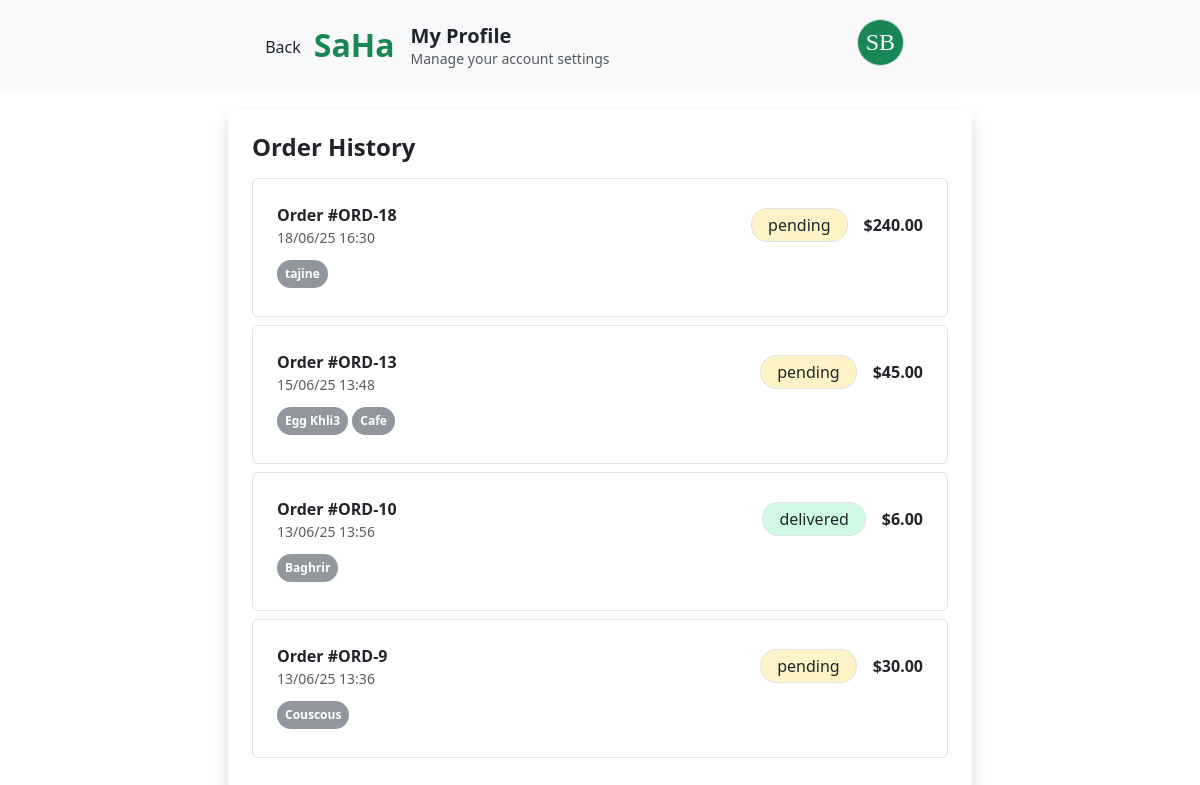
The page /profile/orders.php (signed in) on the database its author committed.
### tables this page shows
CREATE TABLE `orders` (
  `id` int(10) UNSIGNED NOT NULL,
  `user_id` int(10) UNSIGNED NOT NULL,
  `price` decimal(10,2) NOT NULL,
  `status` enum('pending','delivered','cancelled') NOT NULL DEFAULT 'pending',
  `created_at` datetime NOT NULL DEFAULT current_timestamp()
);

CREATE TABLE `order_items` (
  `id` int(10) UNSIGNED NOT NULL,
  `order_id` int(10) UNSIGNED NOT NULL,
  `product_id` int(10) UNSIGNED NOT NULL,
  `quantity` int(11) NOT NULL DEFAULT 1,
  `price` decimal(10,2) NOT NULL
);

CREATE TABLE `products` (
  `id` int(10) UNSIGNED NOT NULL,
  `name` varchar(100) NOT NULL,
  `price` decimal(10,2) NOT NULL,
  `image` varchar(255) DEFAULT NULL,
  `category` varchar(255) DEFAULT NULL,
  `quantity` int(11) NOT NULL DEFAULT 0,
  `is_featured` int(1) DEFAULT 0
);

### profile/orders.php (the view, shortened to what this page needs)
<?php
    try{
        $conn = coonect();
        $user_id =$_SESSION["user_id"] ;
        $req = "select * from orders WHERE user_id = :uid order by created_at desc";
        $op = $conn->prepare($req);
        $op->execute([":uid"=>$user_id]);
        $order = $op->fetchAll(PDO::FETCH_OBJ);
        $reqp = "select p.name ,ot.order_id from orders o JOIN order_items ot on o.id = ot.order_id JOIN products p on p.id = ot.product_id WHERE o.user_id = :uid ;";
        $opp = $conn->prepare($reqp);
        $opp->execute([":uid"=>$user_id]);
        $products = $opp->fetchAll(PDO::FETCH_OBJ);
    }
    catch(PDOException $e){
        echo "Problème de connexion ".$e->getMessage();
    }
?>
<html lang="en">
<head>
    <link href="https://cdnjs.cloudflare.com/ajax/libs/bootstrap/5.3.2/css/bootstrap.min.css" rel="stylesheet">
    <link rel="stylesheet"href="https://site-assets.fontawesome.com/releases/v6.5.1/css/all.css">
    <link rel="stylesheet" href="https://site-assets.fontawesome.com/releases/v6.5.1/css/sharp-solid.css">
    <link rel="stylesheet" href="https://site-assets.fontawesome.com/releases/v6.5.1/css/sharp-regular.css">
    <link rel="stylesheet" href="https://site-assets.fontawesome.com/releases/v6.5.1/css/sharp-light.css">
    <link rel="stylesheet" href="https://site-assets.fontawesome.com/releases/v6.5.1/css/duotone.css"/>
    <link rel="stylesheet" href="https://site-assets.fontawesome.com/releases/v6.5.1/css/brands.css"/>
    <link rel="stylesheet" href="../css/style.css">
</head>
<body class="profile">
    <header class=" bg-light mb-3">
        <div class="container d-flex p-2 flex-wrap">
            <div class="d-flex align-items-center">
                <a href="../index.php" class="btn"><i class="fa-regular fa-arrow-left-to-line"></i> Back</a>
            </div>
            <div class="d-flex align-items-center">
                <a class="navbar-brand me-3 mb-1 text-success fw-bold fs-2" href="#">SaHa</a>
            </div>
            <div>
                <h5 class="m-0 mt-3 fw-bold ">My Profile</h5>
                <p class="text-muted small">Manage your account settings</p>
            </div>
            <div class="d-flex align-items-center ms-auto me-5" >
                <div class="dropdown">
                    <a class="profimg" role="button" data-bs-toggle="dropdown" aria-expanded="false">
                        <h5 class="rounded-circle bg-success text-white fs-4 border p-2">SB</h5>
                    </a>
                </div>
            </div>
        </div>
    </header>
    <section >
        <div class="row">
            <div class="col-12 shadow rounded-3 p-4">
                <div class="d-flex justify-content-between align-items-center">
                    <h4 class="fw-bold">Order History</h4>
                </div>
                <div class="orders">
                    <?php foreach($order as $prodc){?>
                    <div class="order border rounded-2 p-4 my-2">
                        <div class="d-flex justify-content-between flex-wrap mb-2">
                            <div>
                                <p class="fw-bold m-0">Order #ORD-<?php echo  $prodc->id ?></p>
                                <p class="text-muted small m-0"><?php $dt = $prodc->created_at; echo date("d/m/y H:i" , strtotime($dt)) ?></p>
                            </div>
                            <div class="d-flex align-items-center flex-wrap gap-3">
                                <p class=" m-0 border rounded-4 <?php echo $prodc->status?> text-center px-3 py-1" style=" width: fit-content"><?php echo $prodc->status?></p>
                                <p class="fw-bold m-0">$<?php echo  $prodc->price ?></p>
                            </div>
                        </div>
                        <div>
                            <?php foreach($products as $n){
                                if ($n->order_id == $prodc->id) {
                                ?>
                            <span class="badge p-2 my-1 bg-opacity-75 rounded-pill text-bg-secondary "><?php echo $n->name; ?></span>
                            <?php }}?>
                        </div>
                    </div>
                     <?php }?>
                </div>
            </div>
        </div>
    </section>
</body>
</html>

### css/style.css (style rules this page uses)
* { margin: 0; padding: 0; box-sizing: border-box; }
a { transition:all 0.4s; }
.pending { background-color: #fef3c7; }
.delivered { background-color: #d1fae5; }
.profile .container,.profile section { width: 60%; margin: auto; }
.dropdown .profimg { all: initial !important; cursor: pointer !important; }

### rows shown on the page
orders: id "18", created_at "18/06/25 16:30", status "pending", price "240.00"
order_items: product.name "tajine"
orders: id "13", created_at "15/06/25 13:48", status "pending", price "45.00"
order_items: product.name "Egg Khli3"
order_items: product.name "Cafe"
orders: id "10", created_at "13/06/25 13:56", status "delivered", price "6.00"
order_items: product.name "Baghrir"
orders: id "9", created_at "13/06/25 13:36", status "pending", price "30.00"
order_items: product.name "Couscous"
